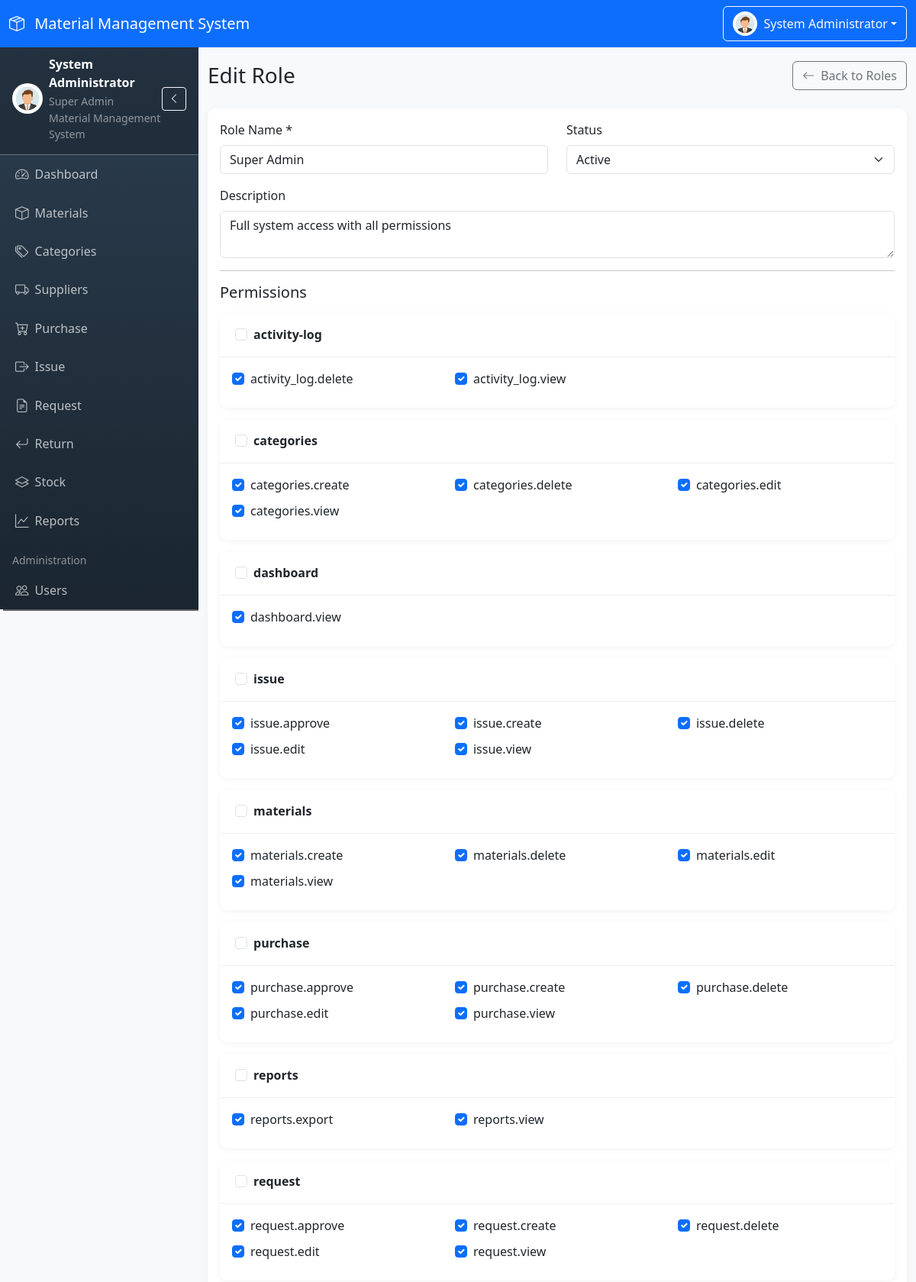
Screenshot of /modules/roles/edit.php?id=1 (signed in, upper part) with the database file from the repository.
### tables this page shows
CREATE TABLE `roles` (
  `id` int(11) NOT NULL,
  `role_name` varchar(100) NOT NULL,
  `description` text DEFAULT NULL,
  `status` enum('Active','Inactive') NOT NULL DEFAULT 'Active',
  `created_at` timestamp NOT NULL DEFAULT current_timestamp(),
  `updated_at` timestamp NOT NULL DEFAULT current_timestamp() ON UPDATE current_timestamp()
);

CREATE TABLE `permissions` (
  `id` int(11) NOT NULL,
  `permission_key` varchar(100) NOT NULL,
  `module_name` varchar(50) NOT NULL,
  `created_at` timestamp NOT NULL DEFAULT current_timestamp()
);

### modules/roles/edit.php (the view, shortened to what this page needs)
<?php
$role_id = $_GET['id'] ?? 0;
$stmt = $pdo->prepare("SELECT * FROM roles WHERE id = ?");
$stmt->execute([$role_id]);
$role = $stmt->fetch();
$stmt = $pdo->query("SELECT * FROM permissions ORDER BY module_name, permission_key");
$all_permissions = $stmt->fetchAll();
$stmt = $pdo->prepare("SELECT permission_id FROM role_permissions WHERE role_id = ?");
$stmt->execute([$role_id]);
$role_permissions = array_column($stmt->fetchAll(PDO::FETCH_ASSOC), 'permission_id');
$permissions_by_module = [];
foreach ($all_permissions as $perm) {
    $permissions_by_module[$perm['module_name']][] = $perm;
}
require_once __DIR__ . '/../../includes/header.php';
?>
<div class="d-flex justify-content-between align-items-center mb-4">
    <h1 class="h3 mb-0">Edit Role</h1>
    <a href="<?php echo BASE_URL; ?>/modules/roles/index.php" class="btn btn-outline-secondary">
        <i class="bi bi-arrow-left me-2"></i>Back to Roles
    </a>
</div>
<div class="card">
    <div class="card-body">
        <form id="roleForm">
            <div class="row">
                <div class="col-md-6 mb-3">
                    <label for="role_name" class="form-label">Role Name *</label>
                    <input type="text" class="form-control" id="role_name" name="role_name" value="<?php echo htmlspecialchars($role['role_name']); ?>" required>
                </div>
                <div class="col-md-6 mb-3">
                    <label for="status" class="form-label">Status</label>
                    <select class="form-select" id="status" name="status">
                        <option value="Active" <?php echo $role['status'] === 'Active' ? 'selected' : ''; ?>>Active</option>
                    </select>
                </div>
            </div>
            <div class="mb-3">
                <label for="description" class="form-label">Description</label>
                <textarea class="form-control" id="description" name="description" rows="2"><?php echo htmlspecialchars($role['description'] ?? ''); ?></textarea>
            </div>
            <hr>
            <h5 class="mb-3">Permissions</h5>
            <?php foreach ($permissions_by_module as $module => $permissions): ?>
            <div class="card mb-3">
                <div class="card-header">
                    <div class="form-check">
                        <input class="form-check-input" type="checkbox" id="select_all_<?php echo md5($module); ?>" onchange="toggleModulePermissions('<?php echo md5($module); ?>')">
                        <label class="form-check-label fw-bold" for="select_all_<?php echo md5($module); ?>">
                            <?php echo htmlspecialchars($module); ?>
                        </label>
                    </div>
                </div>
                <div class="card-body">
                    <div class="row">
                        <?php foreach ($permissions as $perm): ?>
                        <div class="col-md-4 mb-2">
                            <div class="form-check">
                                <input class="form-check-input module-permission-<?php echo md5($module); ?>" type="checkbox" name="permissions[]" value="<?php echo $perm['id']; ?>" id="perm_<?php echo $perm['id']; ?>" <?php echo in_array($perm['id'], $role_permissions) ? 'checked' : ''; ?>>
                                <label class="form-check-label" for="perm_<?php echo $perm['id']; ?>">
                                    <?php echo htmlspecialchars($perm['permission_key']); ?>
                                </label>
                            </div>
                        </div>
                        <?php endforeach; ?>
                    </div>
                </div>
            </div>
            <?php endforeach; ?>
        </form>
    </div>
</div>
<?php require_once __DIR__ . '/../../includes/footer.php'; ?>

### assets/css/style.css (style rules this page uses)
:root { --primary-color: #667eea; --secondary-color: #764ba2; --sidebar-width: 260px; --sidebar-collapsed-width: 70px; --navbar-height: 56px; }
body { font-family: 'Segoe UI', Tahoma, Geneva, Verdana, sans-serif; background-color: #f8f9fa; overflow-x: hidden; }
.card { border: none; border-radius: 10px; box-shadow: 0 2px 10px rgba(0, 0, 0, 0.05); margin-bottom: 20px; }
.card-header { background: white; border-bottom: 1px solid #eee; padding: 15px 20px; font-weight: 600; border-radius: 10px 10px 0 0; }

### rows the page displays
roles: role_name "Super Admin", status "Active", description "Full system access with all permissions"
permissions: id "☑", permission_key "activity_log.delete"
permissions: id "☑", permission_key "activity_log.view"
permissions: id "☑", permission_key "categories.create"
permissions: id "☑", permission_key "categories.delete"
permissions: id "☑", permission_key "categories.edit"
permissions: id "☑", permission_key "categories.view"
permissions: id "☑", permission_key "dashboard.view"
permissions: id "☑", permission_key "issue.approve"
permissions: id "☑", permission_key "issue.create"
permissions: id "☑", permission_key "issue.delete"
permissions: id "☑", permission_key "issue.edit"
permissions: id "☑", permission_key "issue.view"
permissions: id "☑", permission_key "materials.create"
permissions: id "☑", permission_key "materials.delete"
permissions: id "☑", permission_key "materials.edit"
permissions: id "☑", permission_key "materials.view"
permissions: id "☑", permission_key "purchase.approve"
permissions: id "☑", permission_key "purchase.create"
permissions: id "☑", permission_key "purchase.delete"
permissions: id "☑", permission_key "purchase.edit"
permissions: id "☑", permission_key "purchase.view"
permissions: id "☑", permission_key "reports.export"
permissions: id "☑", permission_key "reports.view"
permissions: id "☑", permission_key "request.approve"
permissions: id "☑", permission_key "request.create"
permissions: id "☑", permission_key "request.delete"
permissions: id "☑", permission_key "request.edit"
permissions: id "☑", permission_key "request.view"

### other values shown
SYSTEM_NAME "Material Management System"
$_SESSION['full_name'] "System Administrator"
$_SESSION['role_name'] "Super Admin"
$module "activity-log"
$module "categories"
$module "dashboard"
$module "issue"
$module "materials"
$module "purchase"
$module "reports"
$module "request"
